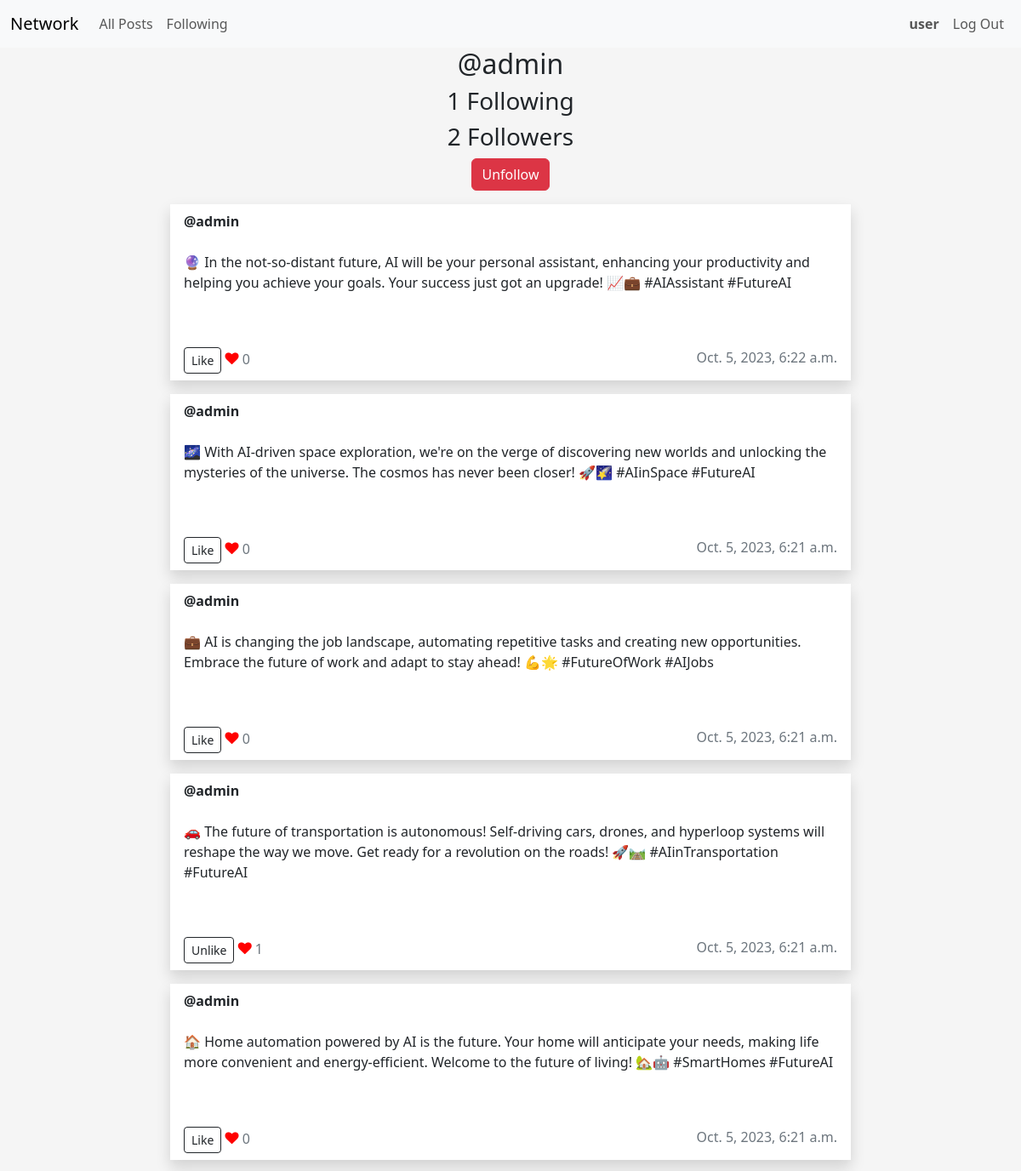
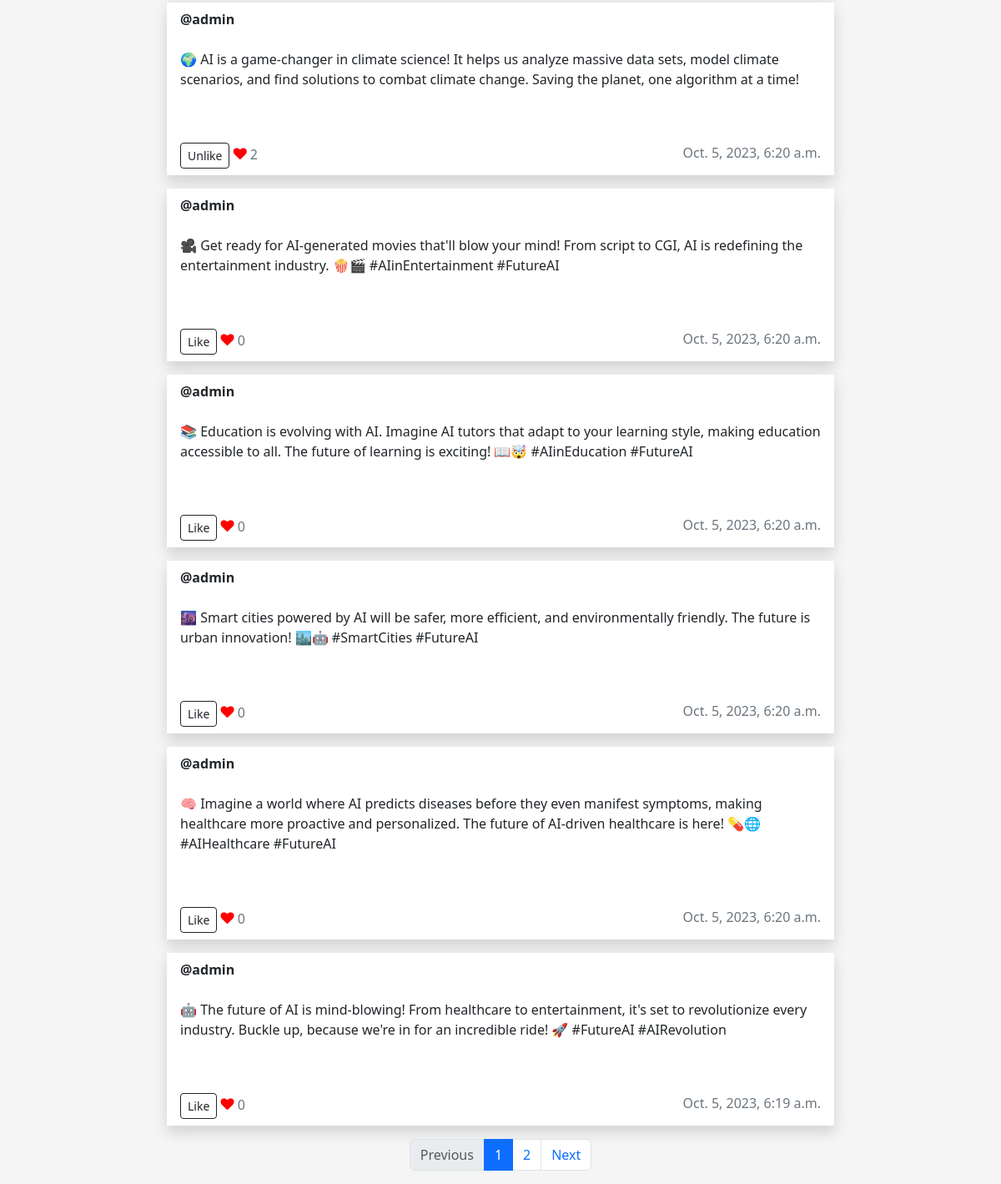
The page /profile/2 (signed in) on the database its author committed (2 pictures, top to bottom).
### network/models.py (models this page shows, shortened)
class User(AbstractUser):
    pass

class Post(models.Model):
    user = models.ForeignKey(User, on_delete=models.CASCADE)
    content = models.TextField()
    timestamp = models.DateTimeField(auto_now_add=True)
    likes = models.ManyToManyField(User, related_name="liked_posts")

### network/views.py (the view, shortened to what this page needs)
# urls.py: path("profile/<int:user_id>", views.profile, name="profile"),
@login_required(login_url="/login")
def profile(request, user_id):
    user = get_object_or_404(
        User, id=user_id
    )  # Get the User object with the specified user_id
    if request.method == "GET":
        posts = Post.objects.filter(user=user)  # Filter posts for the specific user
        is_following = Following.objects.filter(
            user=request.user, user_followed=user_id
        ).exists()
        paginator = Paginator(posts, POST_NUMBER_PER_PAGE)  # Show2  contacts per page.
        page_number = request.GET.get("page")
        page_obj = paginator.get_page(page_number)
        return render(
            request,
            "network/profile.html",
            {
                "posts": posts,
                "user": user,
                "is_following": is_following,
                "page_obj": page_obj,
            },
        )

### network/templates/network/profile.html (shortened to what this page needs)
{% extends "network/layout.html" %}
{% block body %}
<div class="container">
    <h2>@{{ user }}</h2>
    <h3>{{ user.following.count }} Following</h3>
    <h3>{{ user.followers.count }} Followers</h3>
{% if user != request.user %}
    {% if is_following %}
        <form action="{% url 'profile' user.id %}" method="post">
            <button type="submit" class="btn btn-danger mb-3">Unfollow</button>
        </form>
    {% else %}
        <form action="{% url 'profile' user.id %}" method="post">
            {% csrf_token %}
            <button type="submit" class="btn btn-dark mb-3">Follow</button>
            <input type="hidden" name="follow">
        </form>
    {% endif %}
{% endif %}
</div>
   {% for post in posts reversed %}
   <div id="posts">
    <div class="row mb-3">
       <div class="post" data-post-id="{{ post.id }}">
          <div class="card rounded-0 border-0 shadow mx-auto" style="max-width: 50rem;">
             <div class="card-header bg-transparent border-0 d-flex justify-content-between">
                <strong>@{{ post.user }}</strong>
             </div>
             <div class="card-body text-dark">
                <p id="post-content" class="post-content">{{ post.content }}</p>
                <br>
             </div>
             <div class="card-footer bg-transparent text-secondary border-0 d-flex justify-content-between">
                <div>
                    <button type="button" id="likeButton_{{ post.id }}" data-post-id="{{ post.id }}" class="btn btn-outline-dark btn btn-sm like-button">
                        {% if user in post.likes.all %}
                        Unlike
                        {% else %}
                        Like
                        {% endif %}
                    </button>
                    <i class="fa fa-heart" style="color: red;"></i>
                    <span id="likeCount_{{ post.id }}" class="like-count">{{ post.likes.count }}</span>
                </div>
                <div>
                    <span> {{ post.timestamp }}</span>
                </div>
             </div>
          </div>
       </div>
    </div>
 </div>
    {% endfor %}
    <nav aria-label="Page navigation example">
        <ul class="pagination justify-content-center">
           {% if page_obj.has_previous %}
           <li class="page-item">
              <a class="page-link" href="?page={{ page_obj.previous_page_number }}">Previous</a>
           </li>
           {% else %}
           <li class="page-item disabled">
              <span class="page-link">Previous</span>
           </li>
           {% endif %}
           {% for i in page_obj.paginator.page_range %}
           <li class="page-item {% if i == page_obj.number %}active{% endif %}">
              <a class="page-link" href="?page={{ i }}">{{ i }}</a>
           </li>
           {% endfor %}
           {% if page_obj.has_next %}
           <li class="page-item">
              <a class="page-link" href="?page={{ page_obj.next_page_number }}">Next</a>
           </li>
           {% else %}
           <li class="page-item disabled">
              <span class="page-link">Next</span>
           </li>
           {% endif %}
        </ul>
     </nav>
{% endblock %}

### network/templates/network/layout.html (shortened to what this page needs)
{% load static %}
<!DOCTYPE html>
<html lang="en">
    <head>
        <link href="https://cdn.jsdelivr.net/npm/bootstrap@5.3.2/dist/css/bootstrap.min.css" rel="stylesheet">
        <link rel="stylesheet" href="https://cdnjs.cloudflare.com/ajax/libs/font-awesome/4.7.0/css/font-awesome.min.css">
        <link href="{% static 'network/styles.css' %}" rel="stylesheet">
    </head>
    <body>
        <nav class="navbar navbar-expand-lg bg-body-tertiary">
            <div class="container-fluid">
              <a class="navbar-brand" href="{% url 'index' %}">Network</a>
              <div class="collapse navbar-collapse" id="navbarTogglerDemo02">
                <ul class="navbar-nav me-auto mb-2 mb-lg-0">
                  <li class="nav-item">
                    <a class="nav-link" href="{% url 'index' %}">All Posts</a>
                  </li>
                  {% if user.is_authenticated %}
                  <li class="nav-item">
                    <a class="nav-link" href="{% url 'following' %}">Following</a>
                  </li>
                  {% endif %}
                </ul>
                <ul class="navbar-nav ms-auto">
                    {% if user.is_authenticated %}
                    <li class="nav-item">
                        <a class="nav-link" href="{% url 'profile' request.user.id %}"><strong>{{ request.user.username }}</strong></a>
                    </li>
                      <li class="nav-item">
                        <a class="nav-link" href="{% url 'logout' %}">Log Out</a>
                      </li>
                    {% endif %}
                </ul>
              </div>
            </div>
          </nav>
        <div class="body">
            {% block body %}
            {% endblock %}
        </div>
    </body>
</html>

### network/static/network/styles.css (style rules this page uses)
.container { display: block; justify-content: center; text-align: center; }
h2 { text-align: center; }
body { background-color: #f5f5f5; }
.card-header { display: block; justify-content: space-between; }

### rows shown on the page
User: user.username "user"
User: username "admin", following.count "1", followers.count "2"
Post: user "admin", content "🔮 In the not-so-distant future, AI will be your personal assistant, enhancing your productivity and helping you achieve your goals. Your success just got an upgrade! 📈💼 #AIAssistant #FutureAI", shows "Like", likes.count "0", timestamp "Oct. 5, 2023, 6:22 a.m."
Post: user "admin", content "🌌 With AI-driven space exploration, we're on the verge of discovering new worlds and unlocking the mysteries of the universe. The cosmos has never been closer! 🚀🌠 #AIinSpace #FutureAI", shows "Like", likes.count "0", timestamp "Oct. 5, 2023, 6:21 a.m."
Post: user "admin", content "💼 AI is changing the job landscape, automating repetitive tasks and creating new opportunities. Embrace the future of work and adapt to stay ahead! 💪🌟 #FutureOfWork #AIJobs", shows "Like", likes.count "0", timestamp "Oct. 5, 2023, 6:21 a.m."
Post: user "admin", content "🚗 The future of transportation is autonomous! Self-driving cars, drones, and hyperloop systems will reshape the way we move. Get ready for a revolution on the roads! 🚀🛤️ #AIinTransportation #FutureAI", shows "Unlike", likes.count "1", timestamp "Oct. 5, 2023, 6:21 a.m."
Post: user "admin", content "🏠 Home automation powered by AI is the future. Your home will anticipate your needs, making life more convenient and energy-efficient. Welcome to the future of living! 🏡🤖 #SmartHomes #FutureAI", shows "Like", likes.count "0", timestamp "Oct. 5, 2023, 6:21 a.m."
Post: user "admin", content "🌍 AI is a game-changer in climate science! It helps us analyze massive data sets, model climate scenarios, and find solutions to combat climate change. Saving the planet, one algorithm at a time!", shows "Unlike", likes.count "2", timestamp "Oct. 5, 2023, 6:20 a.m."
Post: user "admin", content "🎥 Get ready for AI-generated movies that'll blow your mind! From script to CGI, AI is redefining the entertainment industry. 🍿🎬 #AIinEntertainment #FutureAI", shows "Like", likes.count "0", timestamp "Oct. 5, 2023, 6:20 a.m."
Post: user "admin", content "📚 Education is evolving with AI. Imagine AI tutors that adapt to your learning style, making education accessible to all. The future of learning is exciting! 📖🤯 #AIinEducation #FutureAI", shows "Like", likes.count "0", timestamp "Oct. 5, 2023, 6:20 a.m."
Post: user "admin", content "🌆 Smart cities powered by AI will be safer, more efficient, and environmentally friendly. The future is urban innovation! 🏙️🤖 #SmartCities #FutureAI", shows "Like", likes.count "0", timestamp "Oct. 5, 2023, 6:20 a.m."
Post: user "admin", content "🧠 Imagine a world where AI predicts diseases before they even manifest symptoms, making healthcare more proactive and personalized. The future of AI-driven healthcare is here! 💊🌐 #AIHealthcare #FutureAI", shows "Like", likes.count "0", timestamp "Oct. 5, 2023, 6:20 a.m."
Post: user "admin", content "🤖 The future of AI is mind-blowing! From healthcare to entertainment, it's set to revolutionize every industry. Buckle up, because we're in for an incredible ride! 🚀 #FutureAI #AIRevolution", shows "Like", likes.count "0", timestamp "Oct. 5, 2023, 6:19 a.m."

### other values the page prints
{{ i }} "1" "2"
